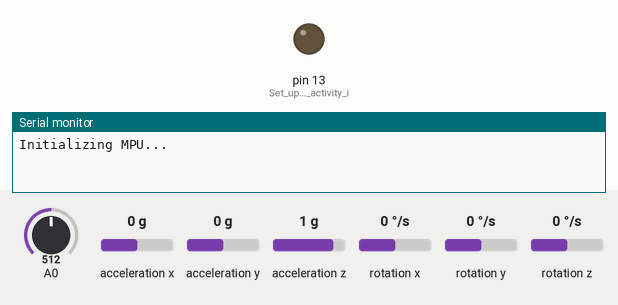
This sketch was run on a simulated Arduino Uno, built with avr-gcc and run on an emulated ATmega328P. Parts: output pins drawn as LEDs (lit = HIGH), the last lines printed to the serial monitor. Dashed ring = blinking. The inputs (shaded band) are chosen by the test bench; at power-on: acceleration x 0 g, acceleration y 0 g, A0 = 512, acceleration z 1 g, rotation x 0 °/s, rotation y 0 °/s, rotation z 0 °/s. No radio packets arrive unless stated.

Above: at 0.1 s.
At 9.2 s:
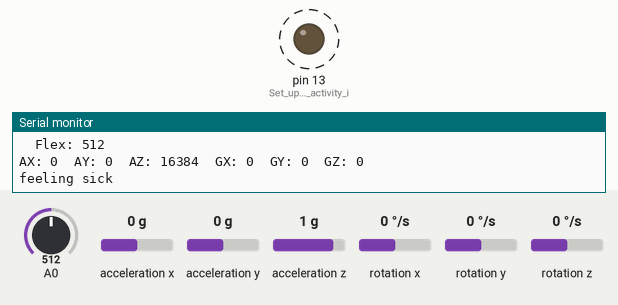
9.3 s: acceleration x set to 0.8 g
13.3 s: acceleration y set to -1.4 g
Timing chart, 0 to 23.3 s (numbered marks = the images above; inputs shaded):
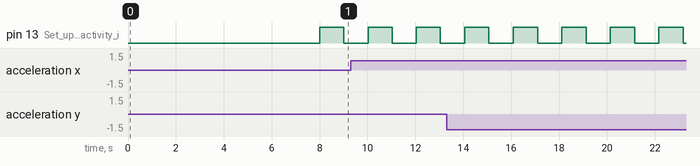

The sketch:

F_transmit.ino
```cpp
#include <SPI.h>
#include <RH_ASK.h>  // RadioHead ASK module for RF communication
#include "I2Cdev.h"
#include "MPU6050.h"

// Create an instance of the MPU6050 sensor
MPU6050 mpu;

// Create an instance of the RH_ASK object for RF communication
RH_ASK driver;

int16_t ax, ay, az, gx, gy, gz;
int flex;
bool blinkState;

void setup() {
  // Initialize Serial communication for debugging
  Serial.begin(9600);
  Serial.println("Initializing MPU...");
  pinMode(A0, INPUT);
  delay(1000);
  // Initialize RF Transmitter (RadioHead)
  if (!driver.init()) {
    Serial.println("RadioHead initialization failed!");
    while (true); // Stop if RadioHead initialization fails
  }

  Serial.println("RadioHead init successful");
  driver.send((uint8_t *)"RH init", strlen("RH init"));
  delay(2000);

  // Start I2C communication
  #if I2CDEV_IMPLEMENTATION == I2CDEV_ARDUINO_WIRE
    Wire.begin();
  #elif I2CDEV_IMPLEMENTATION == I2CDEV_BUILTIN_FASTWIRE
    Fastwire::setup(400, true);
  #endif
  delay(1000);

  // Initialize MPU6050 sensor
  mpu.initialize();
  Serial.println("MPU6050 conn");
  driver.send((uint8_t *)"MPU conn", strlen("MPU conn"));
  delay(2000);

  if (!mpu.testConnection()) {
    Serial.println("MPU failed!");
    driver.send((uint8_t *)"MPU failed!", strlen("MPU failed!"));
    while (true); // Stay here if MPU6050 connection fails
  } else {
    Serial.println("MPU6050 connection successful");
    driver.send((uint8_t *)"MPU OK", strlen("MPU OK"));
  }
 delay(2000);
  // Set up the sensor offsets (optional)
  mpu.setXAccelOffset(0);
  mpu.setYAccelOffset(0);
  mpu.setZAccelOffset(0);
  mpu.setXGyroOffset(0);
  mpu.setYGyroOffset(0);
  mpu.setZGyroOffset(0);

  pinMode(LED_BUILTIN, OUTPUT);  // Set up LED for activity indication
}

void loop() {
  // Continuously read the accelerometer and gyroscope data
  mpu.getMotion6(&ax, &ay, &az, &gx, &gy, &gz);
  //  read flex
  flex = analogRead(A0);

  // Debugging: Print sensor data to Serial Monitor
  Serial.print("\n");
   Serial.print("\tFlex: "); Serial.println(flex);
  Serial.print("AX: "); Serial.print(ax);
  Serial.print("\tAY: "); Serial.print(ay);
  Serial.print("\tAZ: "); Serial.print(az);
  Serial.print("\tGX: "); Serial.print(gx);
  Serial.print("\tGY: "); Serial.print(gy);
  Serial.print("\tGZ: "); Serial.println(gz);

  // Default command
  char command[15] = "no need";

  // Determine the command based on sensor readings
  if (ax > 15000) {
    strcpy(command, "Fall Detected"); // Need Water
  } else if (ax < 6000) {
    strcpy(command, "feeling sick"); // Feeling Sick
  } else if (ay > -6000) {
    strcpy(command, "Washroom"); // Washroom
  } else if (ay < -16000) {
    strcpy(command, "need food"); // Need Food
  }else if (flex > 600) {
    strcpy(command, "Emergency"); // Need Food
  }

  // Send the message over RF
  if (driver.send((uint8_t *)command, strlen(command))) {
    Serial.println(String(command));
  } else {
    Serial.println("Failed to send message");
  }

  // Blink LED to indicate activity
  blinkState = !blinkState;
  digitalWrite(LED_BUILTIN, blinkState);

  // Delay to make sure the loop doesn't run too fast
  delay(1000); // Delay for 1000ms (1 second)
}
```

Measured:
- by itself, pin 13 (Set_up_LED_for_activity_i): alternates HIGH for 1.0 s and LOW for 1.0 s
